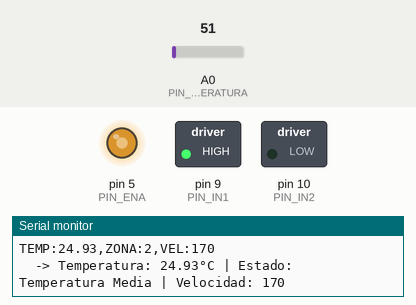
Recording of a sketch running on a simulated Arduino Uno, built with avr-gcc and run on an emulated ATmega328P. On the bench: switched loads named in the sketch (green lamp = pin HIGH), output pins drawn as LEDs (lit = HIGH), the last lines printed to the serial monitor. Inputs (shaded band) come from the test bench; at power-on: A0 (PIN_TEMPERATURA) = 51.

Above: at 1.2 s.
1.3 s: A0 (PIN_TEMPERATURA) set to 64
2.8 s: A0 (PIN_TEMPERATURA) set to 78
At 3.6 s:
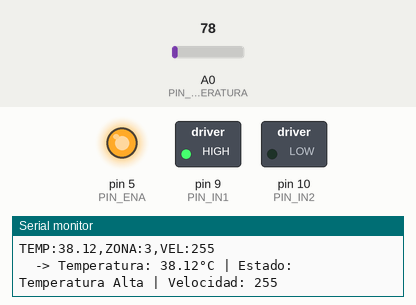
6.0 s: A0 (PIN_TEMPERATURA) set to 71
At 7.1 s:
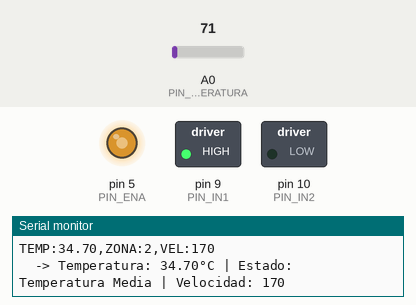
7.5 s: A0 (PIN_TEMPERATURA) set to 86
At 8.3 s:
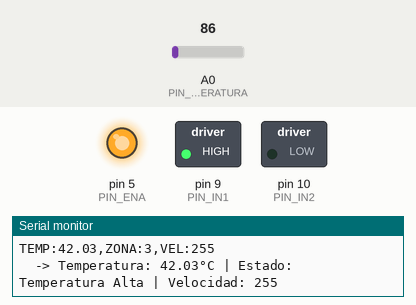
Timing chart, 0 to 10.0 s (numbered marks = the images above; inputs shaded):
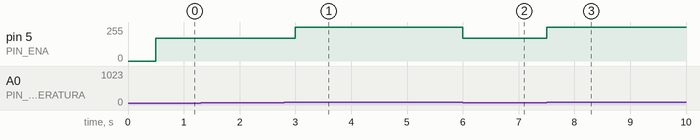

The sketch:

ino.ino
```cpp
// ============================================
// EXAMEN INTEGRADOR - PUENTE H + MOTOR + SENSOR DE TEMPERATURA
// ============================================

// Pines para el puente H (L298N)
const int PIN_IN1 = 9;
const int PIN_IN2 = 10;
const int PIN_ENA = 5;  // PWM para velocidad

// Pin para el sensor de temperatura (LM35)
const int PIN_TEMPERATURA = A0;

// Rangos definidos según temperatura (°C)
// Zona 1: Temperatura BAJA (< 20°C) -> Motor apagado
// Zona 2: Temperatura MEDIA (20°C - 35°C) -> Motor velocidad media
// Zona 3: Temperatura ALTA (> 35°C) -> Motor velocidad máxima

const float ZONA_1_MAX = 20.0;      // Menos de 20°C -> apagado
const float ZONA_2_MAX = 35.0;      // 20°C a 35°C -> velocidad media
const float ZONA_3_MAX = 100.0;     // Más de 35°C -> velocidad máxima

// Velocidades PWM (0-255)
const int VELOCIDAD_APAGADO = 0;
const int VELOCIDAD_MEDIA = 170;     // 66% aprox
const int VELOCIDAD_ALTA = 255;      // 100%

float temperatura = 0;
int velocidadActual = 0;
int zonaActual = 1;
unsigned long lastSend = 0;
const unsigned long INTERVALO = 500;  // ms entre lecturas

// Nombres de las zonas para mostrar
const char* nombresZonas[] = {"Temperatura Baja", "Temperatura Media", "Temperatura Alta"};

void setup() {
  // Configurar pines del puente H
  pinMode(PIN_IN1, OUTPUT);
  pinMode(PIN_IN2, OUTPUT);
  pinMode(PIN_ENA, OUTPUT);

  // Configurar dirección del motor (IN1=HIGH, IN2=LOW)
  digitalWrite(PIN_IN1, HIGH);
  digitalWrite(PIN_IN2, LOW);

  // Iniciar motor apagado
  analogWrite(PIN_ENA, VELOCIDAD_APAGADO);

  Serial.begin(115200);
  Serial.println("Sistema iniciado - Sensor de temperatura LM35");
}

void loop() {
  if (millis() - lastSend >= INTERVALO) {
    lastSend = millis();

    // Leer sensor de temperatura LM35
    // Fórmula: Temperatura (°C) = (voltaje * 100)
    // Voltaje = (analogRead * 5.0) / 1023.0
    int lectura = analogRead(PIN_TEMPERATURA);
    temperatura = (lectura * 5.0 / 1023.0) * 100.0;

    // Determinar zona y velocidad según temperatura
    if (temperatura <= ZONA_1_MAX) {
      // Temperatura baja -> motor apagado
      zonaActual = 1;
      velocidadActual = VELOCIDAD_APAGADO;
    }
    else if (temperatura <= ZONA_2_MAX) {
      // Temperatura media -> motor velocidad media
      zonaActual = 2;
      velocidadActual = VELOCIDAD_MEDIA;
    }
    else {
      // Temperatura alta -> motor velocidad máxima
      zonaActual = 3;
      velocidadActual = VELOCIDAD_ALTA;
    }

    // Aplicar velocidad al motor
    analogWrite(PIN_ENA, velocidadActual);

    // Enviar datos por serial (formato: TEMP:25.5,ZONA:2,VEL:170)
    Serial.print("TEMP:");
    Serial.print(temperatura);
    Serial.print(",ZONA:");
    Serial.print(zonaActual);
    Serial.print(",VEL:");
    Serial.println(velocidadActual);

    // Debug por serial (opcional)
    Serial.print("  -> Temperatura: ");
    Serial.print(temperatura);
    Serial.print("°C | Estado: ");
    Serial.print(nombresZonas[zonaActual-1]);
    Serial.print(" | Velocidad: ");
    Serial.println(velocidadActual);
  }

  // Procesar comandos entrantes
  if (Serial.available()) {
    String cmd = Serial.readStringUntil('\n');
    cmd.trim();

    if (cmd == "GET_STATE") {
      Serial.print("TEMP:");
      Serial.print(temperatura);
      Serial.print(",ZONA:");
      Serial.print(zonaActual);
      Serial.print(",VEL:");
      Serial.println(velocidadActual);
    }
    else {
      Serial.println("ERR:CMD");
    }
  }
}
```

Measured:
- the behaviour switches between 71 and 72 on A0 (PIN_TEMPERATURA) (found by bisection; images 0 and 1)
- after the input at 2.8 s, pin 5 (PIN_ENA): 170/255 → 255/255 after 0.20 s
- after the input at 6.0 s, pin 5 (PIN_ENA): 255/255 → 170/255 at once
- after the input at 7.5 s, pin 5 (PIN_ENA): 170/255 → 255/255 at once
